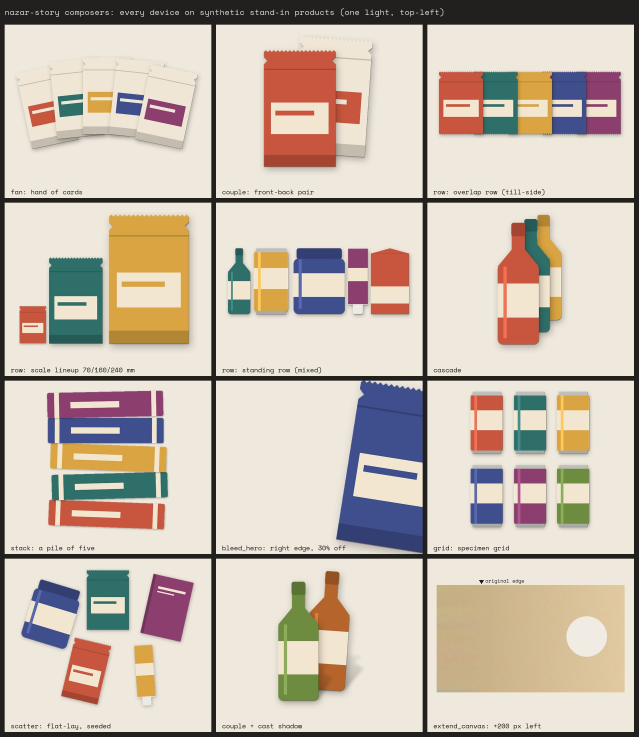
#> input picture nazar-story/examples/composers_sheet.jpg, 1916 x 2210 px (shown at 1/3 size)
$ python visual.py ../../nazar-story/examples
#> lines starting #> are read from the running program, lines starting #| are printed output that depends on the picture; after the words box and inside, x2 and y2 are one past the last pixel; in counts of white or black regions, pixels touching at a corner belong together
#!/usr/bin/env python3
"""
nazar-voiceprint/engine/visual.py: the measurable layer of a design language.

Run it on a folder of someone's own past work (logos, layouts, illustrations,
posts). It extracts what the research says IS computable:
  - the recurring palette: k-means in OKLab (a perceptual space, so distance
    tracks perceived difference), k-means++ init, several seeds, best kept
  - palette proportions: how much ground vs. accent the person habitually uses
  - composition statistics: visual-weight centre, rule-of-thirds pull,
    left-right symmetry, negative-space share, edge density (busy vs. calm)

It does NOT extract intent, motifs, or the idea behind a piece. Gatys et al.
(2015) define style as feature correlations with spatial layout discarded, and
concede content and style can't be fully disentangled; the design literature on
tacit knowledge says the judgment behind choices doesn't transfer through
features. That layer comes from the confirm loop with the person, not from here.
See ../references/visual_design.md.

    python visual.py path/to/folder [--k 6] [--json]
"""
import argparse
import json
import os
import sys

import numpy as np
from PIL import Image, ImageFilter

EXTS = {".png", ".jpg", ".jpeg", ".webp", ".bmp", ".tif", ".tiff"}


def srgb_to_oklab(rgb):
    """rgb: (N,3) floats 0..1 -> (N,3) OKLab (Ottosson 2020)."""
    c = np.where(rgb <= 0.04045, rgb / 12.92, ((rgb + 0.055) / 1.055) ** 2.4)
    m1 = np.array([[0.4122214708, 0.5363325363, 0.0514459929],
                   [0.2119034982, 0.6806995451, 0.1073969566],
                   [0.0883024619, 0.2817188376, 0.6299787005]])
    lms = np.cbrt(c @ m1.T)
    m2 = np.array([[0.2104542553, 0.7936177850, -0.0040720468],
                   [1.9779984951, -2.4285922050, 0.4505937099],
                   [0.0259040371, 0.7827717662, -0.8086757660]])
    return lms @ m2.T


def oklab_to_srgb(lab):
    m2i = np.array([[1.0, 0.3963377774, 0.2158037573],
                    [1.0, -0.1055613458, -0.0638541728],
                    [1.0, -0.0894841775, -1.2914855480]])
    lms = (lab @ m2i.T) ** 3
    m1i = np.array([[4.0767416621, -3.3077115913, 0.2309699292],
                    [-1.2684380046, 2.6097574011, -0.3413193965],
                    [-0.0041960863, -0.7034186147, 1.7076147010]])
    c = np.clip(lms @ m1i.T, 0, 1)
    return np.where(c <= 0.0031308, 12.92 * c, 1.055 * c ** (1 / 2.4) - 0.055)


def kmeans_pp(x, k, seed, iters=25):
    rng = np.random.default_rng(seed)
    centres = [x[rng.integers(len(x))]]
    for _ in range(1, k):
        d2 = np.min(((x[:, None, :] - np.array(centres)[None]) ** 2).sum(-1), axis=1)
        centres.append(x[rng.choice(len(x), p=d2 / d2.sum())])
    c = np.array(centres)
    for _ in range(iters):
        labels = np.argmin(((x[:, None, :] - c[None]) ** 2).sum(-1), axis=1)
        new = np.array([x[labels == i].mean(0) if np.any(labels == i) else c[i] for i in range(k)])
        if np.allclose(new, c, atol=1e-5):
            break
        c = new
    err = ((x - c[labels]) ** 2).sum()
    return c, labels, err


def load_images(folder, side=256):
#> called with folder = '../../nazar-story/examples', side = 256
    paths = sorted(os.path.join(folder, f) for f in os.listdir(folder)
                   if os.path.splitext(f)[1].lower() in EXTS)
    out = []
    for p in paths:
        im = Image.open(p).convert("RGB")
#> im is the input picture: PIL image 1916x2210 RGB; mean R, G, B 199.7, 188.1, 175.3
        im.thumbnail((side, side))
#> im: PIL image 222x256 RGB
        out.append((os.path.basename(p), im))
    return out


def palette(images, k=6, seeds=4, per_image=4000):
    rng = np.random.default_rng(0)
    samples = []
    for _, im in images:
        a = np.asarray(im, np.float32).reshape(-1, 3) / 255
        idx = rng.choice(len(a), min(per_image, len(a)), replace=False)
        samples.append(a[idx])
    lab = srgb_to_oklab(np.concatenate(samples))
    best = min((kmeans_pp(lab, k, s) for s in range(seeds)), key=lambda r: r[2])
    centres, labels, _ = best
    shares = np.bincount(labels, minlength=k) / len(labels)
    order = np.argsort(-shares)
    rows = []
    for i in order:
        L, a_, b_ = centres[i]
        rgb = oklab_to_srgb(centres[i][None])[0]
        chroma = float(np.hypot(a_, b_))
        rows.append({
            "hex": "#%02X%02X%02X" % tuple(int(round(v * 255)) for v in rgb),
            "share": round(float(shares[i]), 3),
            "lightness": round(float(L), 3),
            "chroma": round(chroma, 3),
            "role": "ground" if shares[i] > 0.35 else ("accent" if chroma > 0.12 and shares[i] < 0.12 else "support"),
        })
    return rows


def composition(im):
    g = np.asarray(im.convert("L"), np.float32) / 255
    h, w = g.shape
    edges = np.asarray(im.convert("L").filter(ImageFilter.FIND_EDGES), np.float32) / 255
    bg = np.median(np.concatenate([g[0], g[-1], g[:, 0], g[:, -1]]))
    ink = np.abs(g - bg)                       # departure from the background = visual weight
    weight = ink + 0.5 * edges
    total = weight.sum() + 1e-9
    ys, xs = np.mgrid[0:h, 0:w]
    cx, cy = (weight * xs).sum() / total / w, (weight * ys).sum() / total / h
    band = 0.06
    thirds = np.zeros_like(g, bool)
    for t in (1 / 3, 2 / 3):
        thirds |= np.abs(xs / w - t) < band
        thirds |= np.abs(ys / h - t) < band
    thirds_pull = (weight[thirds].sum() / total) / thirds.mean()
    mirror = weight[:, ::-1]
    sym = 1 - np.abs(weight - mirror).sum() / (2 * total)
    return {
        "weight_centre": [round(float(cx), 3), round(float(cy), 3)],
        "thirds_pull": round(float(thirds_pull), 2),       # >1 means weight gathers on the thirds lines
        "lr_symmetry": round(float(sym), 3),                # 1 = mirror-symmetric
        "negative_space": round(float((ink < 0.08).mean()), 3),
        "edge_density": round(float((edges > 0.15).mean()), 3),
    }


def _sobel(g):
    p = np.pad(g, 1, mode="edge")
    gx = (p[:-2, 2:] + 2 * p[1:-1, 2:] + p[2:, 2:]) - (p[:-2, :-2] + 2 * p[1:-1, :-2] + p[2:, :-2])
    gy = (p[2:, :-2] + 2 * p[2:, 1:-1] + p[2:, 2:]) - (p[:-2, :-2] + 2 * p[:-2, 1:-1] + p[:-2, 2:])
    return gx, gy


def _otsu(g):
    hist = np.bincount((g * 255).astype(np.uint8).ravel(), minlength=256).astype(float)
    w = np.cumsum(hist); mu = np.cumsum(hist * np.arange(256))
    with np.errstate(divide="ignore", invalid="ignore"):
        between = (mu[-1] * w - mu * w[-1]) ** 2 / (w * (w[-1] - w))
    return np.nanargmax(between[:-1]) / 255


def _runs(mask):
    """Length of the ink run each ink pixel sits in, along rows."""
    out = np.zeros(mask.shape, np.int32)
    for i, row in enumerate(mask):
        d = np.diff(np.concatenate([[0], row.astype(np.int8), [0]]))
        starts, ends = np.where(d == 1)[0], np.where(d == -1)[0]
        for s, e in zip(starts, ends):
            out[i, s:e] = e - s
    return out


def line_quality(im):
    """Illustrator layer (numpy approximations of the research methods):
    - stroke width ~ min(horizontal, vertical) ink run per pixel, a cheap
      stand-in for the Stroke Width Transform (Epshtein et al., CVPR 2010);
      CV of width = line-weight variation (expressive vs. mechanical line)
    - hatching/stroke direction: histogram of gradient angles on ink edges
      (dominant angle + how concentrated it is)
    - line vs. fill: edge pixels / ink pixels (line art vs. flat shapes)
    - angularity: share of edge pixels whose direction turns sharply versus
      their neighbours (angular vs. rounded shape language)"""
    g = np.asarray(im.convert("L"), np.float32) / 255
    bg = np.median(np.concatenate([g[0], g[-1], g[:, 0], g[:, -1]]))
    dark_on_light = bg > 0.5
    gi, ti = np.rint(g * 255), round(_otsu(g) * 255)   # compare whole levels: float32 vs float64 at k/255 misfires
    ink = (gi <= ti) if dark_on_light else (gi > ti)
    if ink.mean() < 0.002:
        return None
    widths = np.minimum(_runs(ink), _runs(ink.T).T)[ink].astype(float)
    widths = widths[widths <= np.percentile(widths, 95)]   # drop solid fills from the line-weight stat
    gx, gy = _sobel(g)
    mag = np.hypot(gx, gy)
    edge = mag > max(0.25, np.percentile(mag, 90))
    ang = (np.degrees(np.arctan2(gy, gx)) % 180)[edge]
    hist, _ = np.histogram(ang, bins=12, range=(0, 180))
    p = hist / max(hist.sum(), 1)
    concentration = float(1 - (-(p[p > 0] * np.log(p[p > 0])).sum() / np.log(12)))
    theta = np.arctan2(gy, gx)
    turn = np.zeros_like(theta)
    for dy, dx in ((0, 1), (1, 0), (1, 1), (1, -1)):
        sh = np.roll(np.roll(theta, dy, 0), dx, 1)
        turn = np.maximum(turn, np.abs(np.angle(np.exp(1j * (theta - sh)))))
    angular = float((turn[edge] > np.radians(50)).mean()) if edge.any() else 0.0
    return {
        "stroke_width_px": round(float(np.median(widths)), 2),
        "line_weight_variation": round(float(widths.std() / max(widths.mean(), 1e-6)), 3),
        "dominant_stroke_angle": int(np.argmax(hist) * 15 + 7),
        "direction_concentration": round(concentration, 3),   # 0 = all directions, 1 = one direction (hatching)
        "line_vs_fill": round(float(edge.sum() / max(ink.sum(), 1)), 3),
        "angularity": round(angular, 3),
    }


def tone(im):
    """Photographers and colourists: tone curve and colour lean."""
    a = np.asarray(im, np.float32).reshape(-1, 3) / 255
    lab = srgb_to_oklab(a)
    L = lab[:, 0]
    p5, p50, p95 = np.percentile(L, [5, 50, 95])
    return {
        "shadows_L": round(float(p5), 3), "midtone_L": round(float(p50), 3), "highlights_L": round(float(p95), 3),
        "contrast": round(float(p95 - p5), 3),
        "warm_cool_lean": round(float(lab[:, 2].mean()), 4),      # OKLab b: + warm/yellow, - cool/blue
        "green_magenta_lean": round(float(lab[:, 1].mean()), 4),  # OKLab a: + magenta, - green
        "mean_chroma": round(float(np.hypot(lab[:, 1], lab[:, 2]).mean()), 4),
    }


def summarise(comps):
    keys = ["thirds_pull", "lr_symmetry", "negative_space", "edge_density"]
    out = {}
    for k in keys:
        v = np.array([c[k] for c in comps])
        out[k] = {"mean": round(float(v.mean()), 3), "spread": round(float(v.std()), 3)}
    cx = np.array([c["weight_centre"][0] for c in comps])
    cy = np.array([c["weight_centre"][1] for c in comps])
    out["weight_centre_mean"] = [round(float(cx.mean()), 3), round(float(cy.mean()), 3)]
    for group in ("line", "tone"):
        rows = [c[group] for c in comps if c.get(group)]
        if rows:
            out[group] = {k: {"mean": round(float(np.mean([r[k] for r in rows])), 3),
                              "spread": round(float(np.std([r[k] for r in rows])), 3)}
                          for k in rows[0] if k != "dominant_stroke_angle"}
    return out


def read_plain(s, pal):
    """Plain-language reading. A starting point for the confirm loop, not a verdict."""
    lines = []
    neg = s["negative_space"]["mean"]
    lines.append("lots of air: most of the frame is left empty" if neg > 0.6 else
                 "dense: little empty space" if neg < 0.3 else "balanced fill vs. air")
    sym = s["lr_symmetry"]["mean"]
    lines.append("leans symmetric and centred" if sym > 0.85 else "asymmetric by habit" if sym < 0.7 else "mild asymmetry")
    tp = s["thirds_pull"]["mean"]
    if tp > 1.15:
        lines.append("weight gathers on the thirds lines")
    cx, cy = s["weight_centre_mean"]
    lean = []
    if cx < 0.45: lean.append("left")
    if cx > 0.55: lean.append("right")
    if cy < 0.45: lean.append("high")
    if cy > 0.55: lean.append("low")
    if lean:
        lines.append("visual weight sits " + "-".join(lean) + " in the frame")
    accents = [p for p in pal if p["role"] == "accent"]
    ground = [p for p in pal if p["role"] == "ground"]
    if ground and accents:
        lines.append(f"a {ground[0]['hex']} ground carrying {len(accents)} small accent(s) "
                     f"({', '.join(p['hex'] for p in accents)}), used sparingly")
    ln = s.get("line")
    if ln:
        v = ln["line_weight_variation"]["mean"]
        lines.append("expressive line: weight swells and thins" if v > 0.6 else
                     "even, mechanical line weight" if v < 0.3 else "moderate line-weight variation")
        lines.append("line-led drawing (outlines, hatching)" if ln["line_vs_fill"]["mean"] > 0.35 else
                     "shape-led: flat fills more than lines")
        lines.append("angular shape language" if ln["angularity"]["mean"] > 0.35 else
                     "rounded, flowing shape language" if ln["angularity"]["mean"] < 0.2 else "mix of curves and corners")
        if ln["direction_concentration"]["mean"] > 0.25:
            lines.append("strokes favour one direction (hatching habit)")
    tn = s.get("tone")
    if tn:
        w = tn["warm_cool_lean"]["mean"]
        lines.append("warm lean" if w > 0.01 else "cool lean" if w < -0.01 else "neutral colour lean")
        lines.append("low-contrast, soft tones" if tn["contrast"]["mean"] < 0.4 else
                     "high-contrast" if tn["contrast"]["mean"] > 0.75 else "medium contrast")
        lines.append("muted colour overall" if tn["mean_chroma"]["mean"] < 0.04 else "saturated colour overall")
    for k, label in (("negative_space", "air"), ("lr_symmetry", "symmetry")):
        if s[k]["spread"] > 0.15:
            lines.append(f"{label} varies a lot between pieces; may be project-driven, not a habit")
    return lines


if __name__ == "__main__":
    ap = argparse.ArgumentParser(description=__doc__, formatter_class=argparse.RawDescriptionHelpFormatter)
    ap.add_argument("folder")
    ap.add_argument("--k", type=int, default=6, help="palette size")
    ap.add_argument("--json", action="store_true")
    a = ap.parse_args()
    imgs = load_images(a.folder)
#> imgs = 1 item
    if not imgs:
        sys.exit(f"no images in {a.folder}")
    pal = palette(imgs, a.k)
#> the loop in palette, `for _, im in images:` made 1 pass
#> in kmeans_pp, `centres = [x[rng.integers(len(x))]]`: centres = [[0.935, 0.00163, 0.0172]]
#> after the loop in kmeans_pp, `for _ in range(1, k):`: centres = [[0.935, 0.00163, 0.0172], [0.733, 0.0212, 0.126], [0.214, 0.000392, 0.00414], [0.446, 0.00147, -0.104], [0.599, -0.0672, 0.0868], [0.726, 0.07, 0.0571]]
#> in kmeans_pp, `c = np.array(centres)`: c has the same summary as centres
#> in kmeans_pp, `err = ((x - c[labels]) ** 2).sum()`: err = 6.66
#> in palette, `centres, labels, _ = best`: centres = [[0.931, 0.00198, 0.0186], [0.236, 0.000615, 0.00407], [0.593, 0.114, 0.0765], [0.785, 0.0119, 0.0539], [0.597, -0.0131, 0.0183], [0.465, 0.00719, -0.0542]]; labels = 4000 values, max 5 at index 36, min 0 at index 0, mean 1.18
#> in palette, `shares = np.bincount(labels, minlength=k) / len(labels)`: shares = [0.618, 0.0643, 0.0428, 0.141, 0.0597, 0.0735]
#> in palette, `order = np.argsort(-shares)`: order = [0, 3, 5, 1, 4, 2]
#> the loop in palette, `for i in order:` made 6 passes
#> (i, L, a_, b_, lms in oklab_to_srgb, c in oklab_to_srgb, rgb, chroma) on passes 2, 3, 4, 6: (3, 0.785, 0.0119, 0.0539, [[0.515, 0.475, 0.364]], [[0.611, 0.463, 0.286]], [0.804, 0.71, 0.571], 0.0552), (5, 0.465, 0.00719, -0.0542, [[0.0948, 0.102, 0.152]], [[0.0837, 0.0944, 0.188]], [0.32, 0.34, 0.471], 0.0547), (1, 0.236, 0.000615, 0.00407, [[0.0133, 0.0131, 0.0123]], [[0.0139, 0.0131, 0.0117]], [0.123, 0.118, 0.11], 0.00412), (2, 0.593, 0.114, 0.0765, [[0.28, 0.191, 0.113]], [[0.537, 0.104, 0.0579]], [0.759, 0.357, 0.267], 0.137)
#> (L, a_, b_, lms in oklab_to_srgb, c in oklab_to_srgb, rgb, chroma) on passes 1, 5: (0.931, 0.00198, 0.0186, [[0.82, 0.804, 0.746]], [[0.856, 0.803, 0.705]], [0.934, 0.908, 0.857], 0.0187), (0.597, -0.0131, 0.0183, [[0.212, 0.213, 0.19]], [[0.202, 0.223, 0.174]], [0.486, 0.51, 0.454], 0.0225)
#> after the loop in palette, `for i in order:`: rows = 6 items
#> pal = 6 items
    comps = [dict(file=n, **composition(im), line=line_quality(im), tone=tone(im)) for n, im in imgs]
#> in composition, `bg = np.median(np.concatenate([g[0], g[-1], g[:, 0], g[:, -1]]))`: bg = 0.098
#> in composition, `total = weight.sum() + 1e-9`: total = 40794.1
#> in composition, `cx, cy = (weight * xs).sum() / total / w, (weight * ys).sum() / total ..`: cx = 0.497; cy = 0.508
#> after the loop in composition, `for t in (1 / 3, 2 / 3):`:
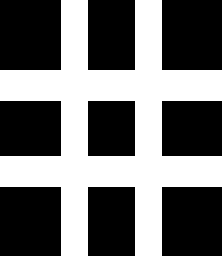
#> thirds: shape (256, 222) bool; 42.7% white; 1 white region, box (x1, y1, x2, y2) and area: (0, 0, 222, 256) 24240
#> in composition, `thirds_pull = (weight[thirds].sum() / total) / thirds.mean()`: thirds_pull = 1.03
#> in composition, `mirror = weight[:, ::-1]`:
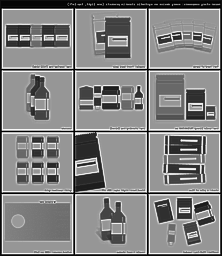
#> mirror: shape (256, 222) float32; min 0, max 1.38, mean 0.718; drawn with min black and max white
#> in composition, `sym = 1 - np.abs(weight - mirror).sum() / (2 * total)`: sym = 0.88
#> in line_quality, `bg = np.median(np.concatenate([g[0], g[-1], g[:, 0], g[:, -1]]))`: bg = 0.098
#> in line_quality, `dark_on_light = bg > 0.5`: dark_on_light = False
#> in _otsu, `hist = np.bincount((g * 255).astype(np.uint8).ravel(), minlength=256)...`: hist = 256 values, max 23688 at index 233, min 0 at index 0, mean 222
#> in _otsu, `w = np.cumsum(hist)`: w = 256 values from 0 to 56832
#> in _otsu, `mu = np.cumsum(hist * np.arange(256))`: mu = 256 values from 0 to 10793027
#> in line_quality, `gi, ti = np.rint(g * 255), round(_otsu(g) * 255)`: ti = 154
#> in line_quality, `ink = (gi <= ti) if dark_on_light else (gi > ti)`:
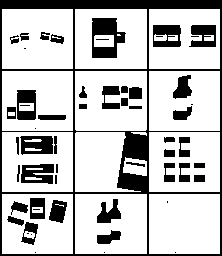
#> ink: shape (256, 222) bool; 75.7% white; 56 black regions (16 under 20 px), largest, box (x1, y1, x2, y2) and area: (0, 0, 222, 256) 6591, (92, 18, 126, 58) 840, (20, 136, 53, 155) 489
#> the loop in _runs, `for i, row in enumerate(mask):` made 256 passes
#> (starts, ends) on passes 10 to 12: ([2, 75, 149], [73, 147, 220]), ([2, 75, 149], [73, 147, 220]), ([2, 75, 149], [73, 147, 220])
#> after the loop in _runs, `for i, row in enumerate(mask):`:
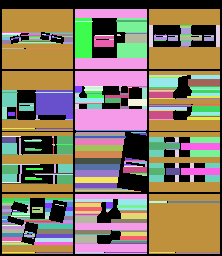
#> out: shape (256, 222) int32; 57 distinct labels, from 0 to 72; one colour per label, 0 black
#> in _runs (call 2), `out = np.zeros(mask.shape, np.int32)`: out: shape (222, 256) int32; every value is 0
#> the loop in _runs (call 2), `for i, row in enumerate(mask):` made 222 passes
#> (starts, ends) on passes 3 to 5: ([9, 71, 132, 194], [69, 131, 192, 254]), ([9, 71, 132, 194], [69, 131, 192, 254]), ([9, 71, 132, 194], [69, 131, 192, 254])
#> after the loop in _runs (call 2), `for i, row in enumerate(mask):`:
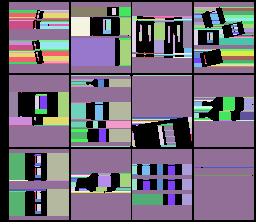
#> out: shape (222, 256) int32; 49 distinct labels, from 0 to 60; one colour per label, 0 black
#> in line_quality, `edge = mag > max(0.25, np.percentile(mag, 90))`:
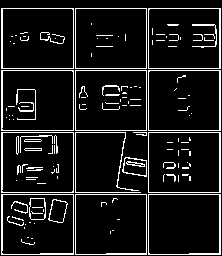
#> edge: shape (256, 222) bool; 10% white in thin lines or dots
#> in line_quality, `ang = (np.degrees(np.arctan2(gy, gx)) % 180)[edge]`: ang = 5671 values, max 180 at index 2061, min 0 at index 236, mean 60.78
#> in line_quality, `hist, _ = np.histogram(ang, bins=12, range=(0, 180))`: hist = [2162, 51, 54, 35, 40, 564, 2253, 99, 39, 40, 47, 287]
#> in line_quality, `p = hist / max(hist.sum(), 1)`: p = [0.381, 0.00899, 0.00952, 0.00617, 0.00705, 0.0995, 0.397, 0.0175, 0.00688, 0.00705, 0.00829, 0.0506]
#> in line_quality, `concentration = float(1 - (-(p[p > 0] * np.log(p[p > 0])).sum() / np.l..`: concentration = 0.417
#> after the loop in line_quality, `for dy, dx in ((0, 1), (1, 0), (1, 1), (1, -1)):`:
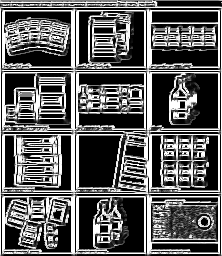
#> turn: shape (256, 222) float32; min 0, max 3.14, mean 1.16; drawn with min black and max white
#> in line_quality, `angular = float((turn[edge] > np.radians(50)).mean()) if edge.any() el..`: angular = 0.343
#> in tone, `p5, p50, p95 = np.percentile(L, [5, 50, 95])`: p5 = 0.244; p50 = 0.934; p95 = 0.946
#> comps = 1 item
    summ = summarise(comps)
#> the loop in summarise, `for k in keys:` made 4 passes
#> v on passes 1 to 4: [1.03], [0.88], [0.058], [0.204]
#> after the loop in summarise, `for k in keys:`: out = 4 items
#> in summarise, `cx = np.array([c["weight_centre"][0] for c in comps])`: cx = [0.497]
#> in summarise, `cy = np.array([c["weight_centre"][1] for c in comps])`: cy = [0.508]
#> after the loop in summarise, `for group in ("line", "tone"):`: out = 7 items
#> summ = 7 items
    result = {"n_pieces": len(imgs), "palette": pal, "composition_summary": summ,
              "per_piece": comps, "plain_reading": read_plain(summ, pal)}
#> in read_plain, `neg = s["negative_space"]["mean"]`: neg = 0.058
#> in read_plain, `sym = s["lr_symmetry"]["mean"]`: sym = 0.88
#> in read_plain, `tp = s["thirds_pull"]["mean"]`: tp = 1.03
#> in read_plain, `cx, cy = s["weight_centre_mean"]`: cx = 0.497; cy = 0.508
#> in read_plain, `accents = [p for p in pal if p["role"] == "accent"]`: accents = 1 item
#> in read_plain, `ln = s.get("line")`: ln = 5 items
#> in read_plain, `v = ln["line_weight_variation"]["mean"]`: v = 0.596
#> in read_plain, `tn = s.get("tone")`: tn = 7 items
#> in read_plain, `w = tn["warm_cool_lean"]["mean"]`: w = 0.02
#> after the loop in read_plain, `for k, label in (("negative_space", "air"), ("lr_symmetry", "symmetry"..`: lines = 10 items
    if a.json:
        print(json.dumps(result, indent=2))
    else:
        print(f"{len(imgs)} pieces\n\npalette (by share):")
#| 1 pieces
#| palette (by share):
        for p in pal:
            print(f"  {p['hex']}  {p['share']*100:5.1f}%  L={p['lightness']:.2f} C={p['chroma']:.2f}  {p['role']}")
#> this loop made 6 passes
#|   #EEE7DB   61.8%  L=0.93 C=0.02  ground
#|   #CDB592   14.1%  L=0.79 C=0.06  support
#|   #525778    7.3%  L=0.47 C=0.06  support
#|   #1F1E1C    6.4%  L=0.24 C=0.00  support
#|   #7C8274    6.0%  L=0.60 C=0.02  support
#|   #C25B44    4.3%  L=0.59 C=0.14  accent
        print("\ncomposition (mean ± spread across pieces):")
        for k, v in summ.items():
            print(f"  {k:20} {v}")
#> this loop made 7 passes
#> (k, v) on passes 1 to 5: ('thirds_pull', {'mean': 1.03, 'spread': 0}), ('lr_symmetry', {'mean': 0.88, 'spread': 0}), ('negative_space', {'mean': 0.058, 'spread': 0}), ('edge_density', {'mean': 0.204, 'spread': 0}), ('weight_centre_mean', [0.497, 0.508])
#> k on passes 6 to 7: 'line', 'tone'
#> (printed output is left out)
        print("\nplain reading (confirm with the person):")
        for line in result["plain_reading"]:
            print("  -", line)
#> this loop made 10 passes
#|   - dense: little empty space
#|   - leans symmetric and centred
#|   - a #EEE7DB ground carrying 1 small accent(s) (#C25B44), used sparingly
#|   - moderate line-weight variation
#|   - shape-led: flat fills more than lines
#|   - mix of curves and corners
#|   - strokes favour one direction (hatching habit)
#|   - warm lean
#> (further printed lines are left out)
